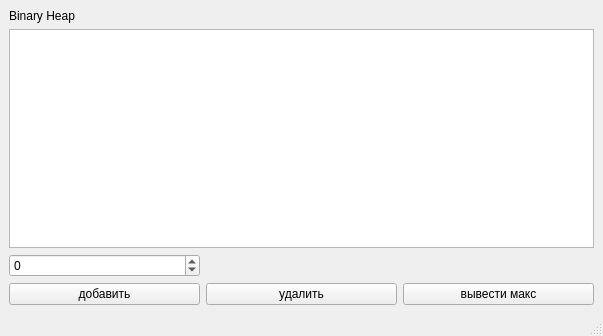
<?xml version="1.0" encoding="UTF-8"?>
<ui version="4.0">
 <class>MainWindow</class>
 <widget class="QMainWindow" name="MainWindow">
  <property name="geometry">
   <rect>
    <x>0</x>
    <y>0</y>
    <width>603</width>
    <height>336</height>
   </rect>
  </property>
  <property name="windowTitle">
   <string>MainWindow</string>
  </property>
  <widget class="QWidget" name="centralwidget">
   <layout class="QGridLayout" name="gridLayout">
    <item row="0" column="0">
     <widget class="QLabel" name="label">
      <property name="text">
       <string>Binary Heap</string>
      </property>
     </widget>
    </item>
    <item row="1" column="0" colspan="3">
     <widget class="QListWidget" name="listWidget"/>
    </item>
    <item row="2" column="0">
     <widget class="QSpinBox" name="spinBox">
      <property name="minimum">
       <number>-1000000000</number>
      </property>
      <property name="maximum">
       <number>1000000000</number>
      </property>
     </widget>
    </item>
    <item row="3" column="0">
     <widget class="QPushButton" name="insertButton">
      <property name="text">
       <string>добавить</string>
      </property>
     </widget>
    </item>
    <item row="3" column="1">
     <widget class="QPushButton" name="extractMax">
      <property name="text">
       <string>удалить</string>
      </property>
     </widget>
    </item>
    <item row="3" column="2">
     <widget class="QPushButton" name="getMaxButton">
      <property name="text">
       <string>вывести макс</string>
      </property>
     </widget>
    </item>
   </layout>
  </widget>
  <widget class="QMenuBar" name="menubar">
   <property name="geometry">
    <rect>
     <x>0</x>
     <y>0</y>
     <width>603</width>
     <height>23</height>
    </rect>
   </property>
  </widget>
  <widget class="QStatusBar" name="statusbar"/>
 </widget>
 <resources/>
 <connections/>
</ui>
